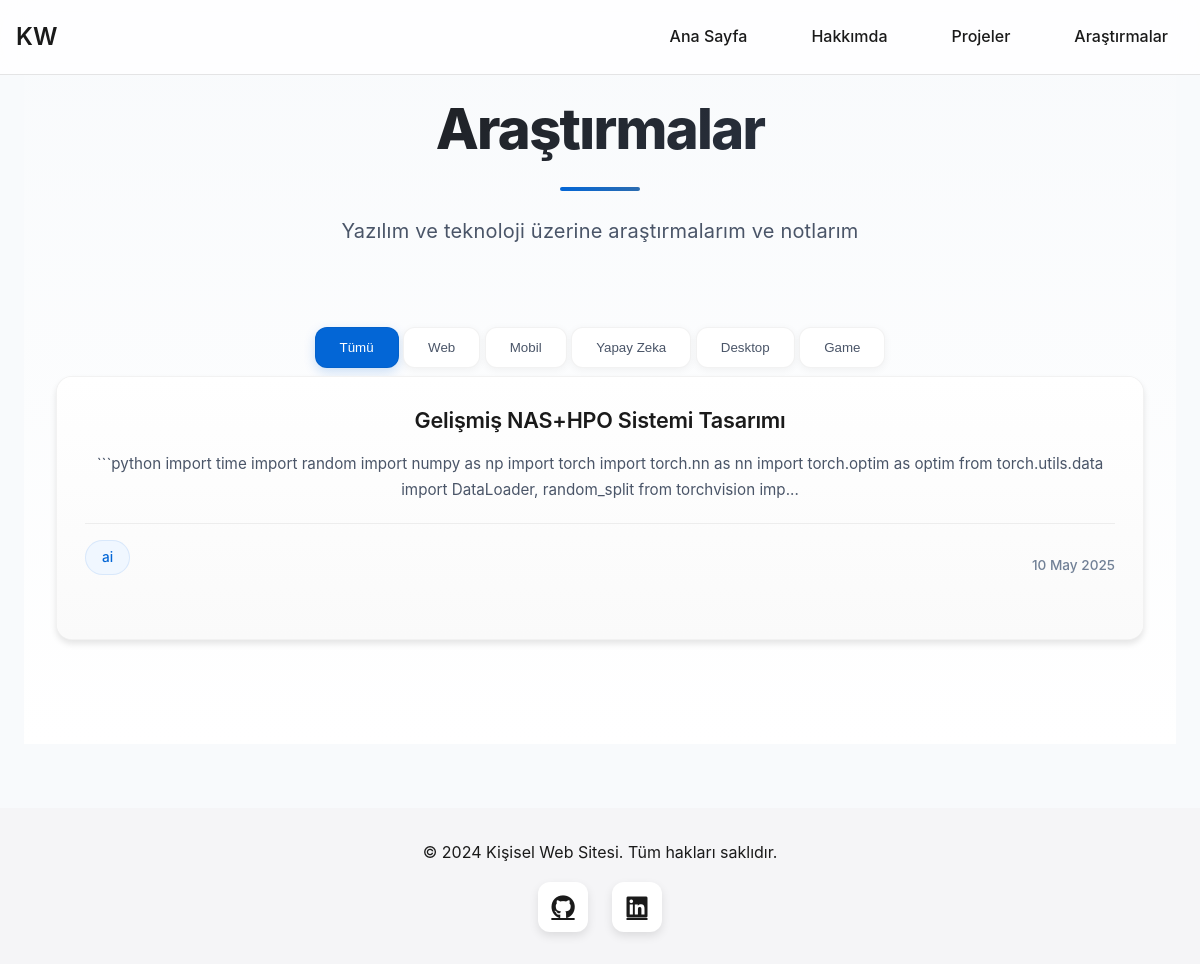
Page /research on the earlier database version.
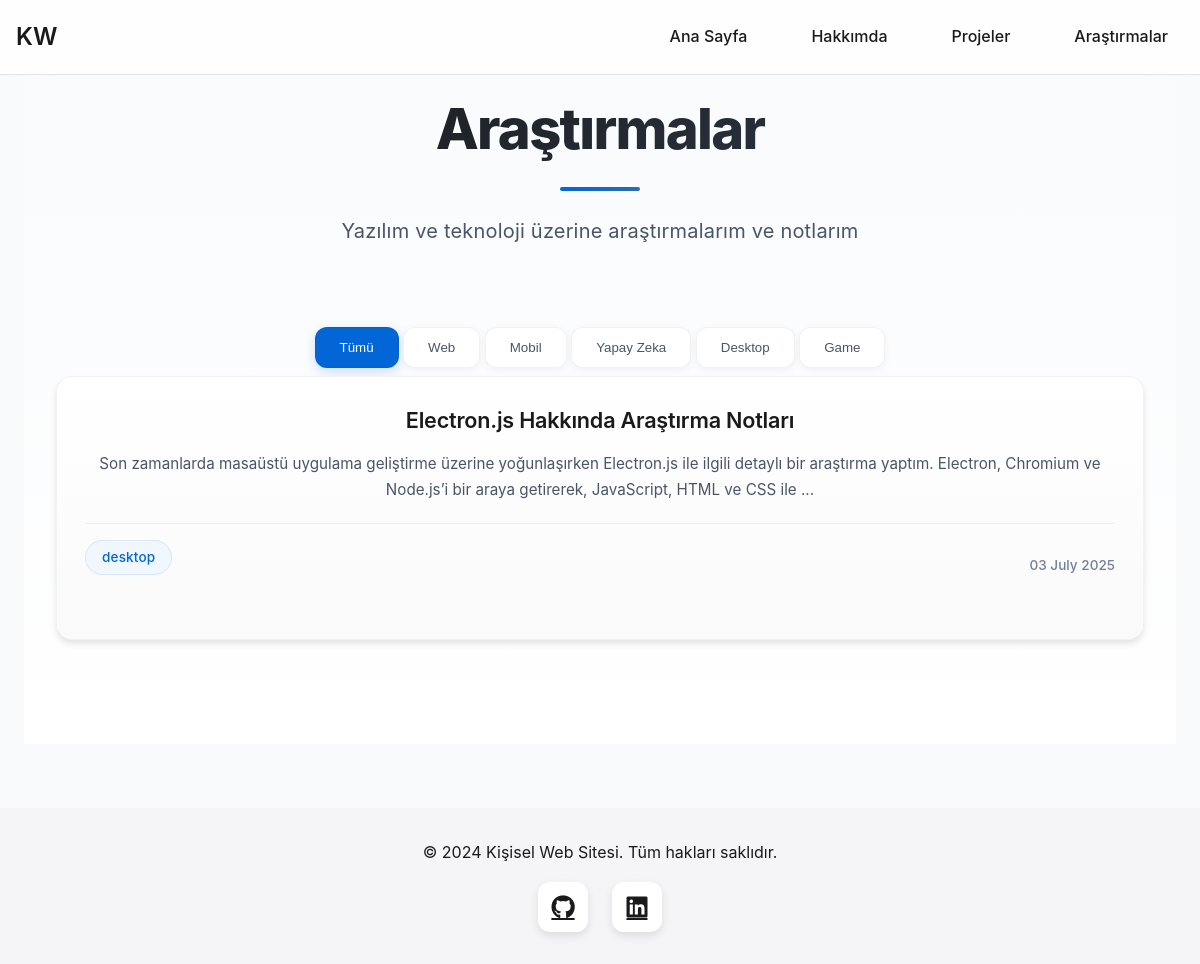
Same page on the later database version.
### app.py (models this page shows)
class Research(db.Model):
    id = db.Column(db.Integer, primary_key=True)
    title = db.Column(db.String(100), nullable=False)
    content = db.Column(db.Text, nullable=False)
    date_posted = db.Column(db.DateTime, nullable=False, default=datetime.utcnow)
    category = db.Column(db.String(50))

### app.py (the view)
@app.route('/research')
def research():
    research_items = Research.query.order_by(Research.date_posted.desc()).all()
    return render_template('research.html', research_items=research_items)

### templates/research.html (shortened to what this page needs)
{% extends "base.html" %}
{% block content %}
<section class="research-section">
    <div class="container">
        <div class="page-header">
            <div class="header-content">
                <h1 class="page-title">Araştırmalar</h1>
                <div class="title-underline"></div>
                <p class="page-subtitle">Yazılım ve teknoloji üzerine araştırmalarım ve notlarım</p>
            </div>
        </div>
        <div class="research-filter">
            <button class="filter-btn active" data-category="all">Tümü</button>
            <button class="filter-btn" data-category="web">Web</button>
            <button class="filter-btn" data-category="mobile">Mobil</button>
            <button class="filter-btn" data-category="ai">Yapay Zeka</button>
            <button class="filter-btn" data-category="desktop">Desktop</button>
            <button class="filter-btn" data-category="game">Game</button>
        </div>
        <div class="research-grid">
            {% for research in research_items %}
            <a href="{{ url_for('research_detail', research_id=research.id) }}" class="research-card" data-category="{{ research.category.lower() }}">
                <div class="research-content">
                    <h3 class="research-title">{{ research.title }}</h3>
                    <p class="research-excerpt">{{ research.content[:200] }}...</p>
                    <div class="research-meta">
                        <span class="research-category">{{ research.category }}</span>
                        <span class="research-date">{{ research.date_posted.strftime('%d %B %Y') }}</span>
                    </div>
                </div>
            </a>
            {% endfor %}
        </div>
    </div>
</section>
{% endblock %}

Differences in the rows shown:
removed Research: title "Gelişmiş NAS+HPO Sistemi Tasarımı", content "```python import time import random import numpy as np import torch import torch.nn as nn import torch.optim as optim from torch.utils.data import DataLoader, random_split from torchvision imp", category "ai", date_posted "10 May 2025"
added Research: title "Electron.js Hakkında Araştırma Notları", content "Son zamanlarda masaüstü uygulama geliştirme üzerine yoğunlaşırken Electron.js ile ilgili detaylı bir araştırma yaptım. Electron, Chromium ve Node.js’i bir araya getirerek, JavaScript, HTML ve CSS ile", category "desktop", date_posted "03 July 2025"
